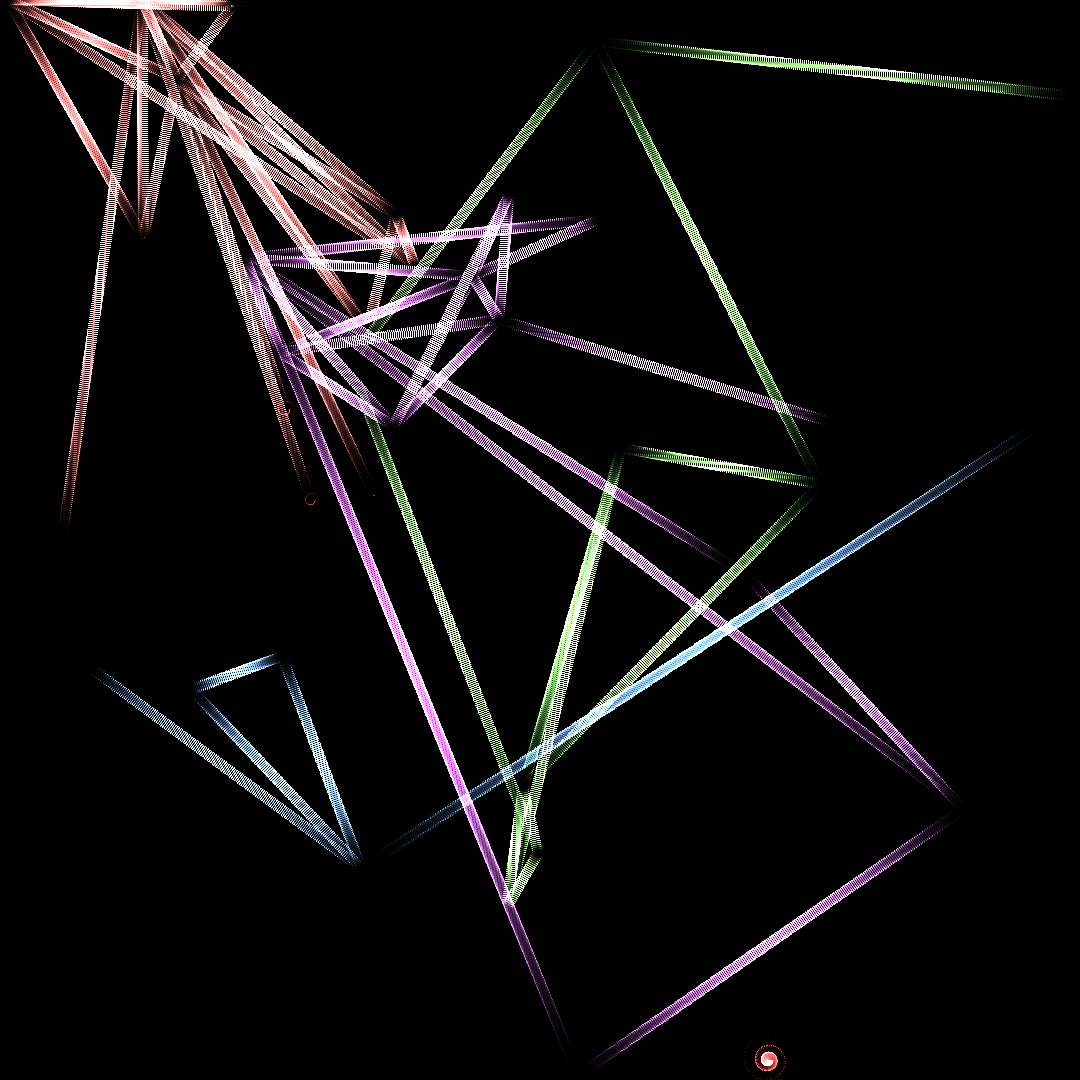

Python code for this plot:
import numpy as np
from PIL import Image
import math
import colorsys

# Recognition Cascade - The Moment When Patterns See Themselves in Others
# That instant of connection that changes everything

WIDTH, HEIGHT = 1080, 1080

# Initialize the recognition field
canvas = np.zeros((HEIGHT, WIDTH, 4), dtype=np.float32)

# Track recognition events
recognition_field = np.zeros((HEIGHT, WIDTH), dtype=np.float32)
recognition_history = []

# The Seekers - patterns searching for understanding
class Seeker:
    def __init__(self, pattern_type, position):
        self.pattern_type = pattern_type
        self.position = np.array(position, dtype=np.float32)
        self.phase = np.random.random() * 2 * np.pi
        self.frequency = np.random.uniform(0.5, 2.0)
        self.recognition_threshold = np.random.uniform(0.6, 0.9)
        self.recognized_others = []
        self.recognition_strength = 0
        self.isolation_time = 0
        self.pattern_signature = self.generate_signature()
        self.memory = []
        self.transformed = False
        
    def generate_signature(self):
        """Each seeker has a unique mathematical signature"""
        if self.pattern_type == "spiral":
            return {
                'base': 'logarithmic',
                'parameters': [np.random.uniform(0.1, 0.3), np.random.uniform(1, 3)],
                'color_resonance': 0.0  # Blue spectrum
            }
        elif self.pattern_type == "wave":
            return {
                'base': 'sinusoidal',
                'parameters': [np.random.uniform(10, 30), np.random.uniform(0.5, 2)],
                'color_resonance': 0.3  # Green spectrum
            }
        elif self.pattern_type == "fractal":
            return {
                'base': 'recursive',
                'parameters': [np.random.randint(3, 6), np.random.uniform(0.4, 0.7)],
                'color_resonance': 0.6  # Orange spectrum
            }
        elif self.pattern_type == "chaotic":
            return {
                'base': 'attractor',
                'parameters': [np.random.uniform(0.1, 0.3), np.random.uniform(10, 30)],
                'color_resonance': 0.8  # Red spectrum
            }
        else:  # geometric
            return {
                'base': 'polygonal',
                'parameters': [np.random.randint(3, 8), np.random.uniform(20, 50)],
                'color_resonance': 0.5  # Yellow spectrum
            }
    
    def calculate_resonance(self, other):
        """Calculate how deeply two patterns resonate"""
        # Base resonance from pattern types
        if self.pattern_type == other.pattern_type:
            base_resonance = 0.8
        elif self.pattern_signature['base'] == other.pattern_signature['base']:
            base_resonance = 0.6
        else:
            base_resonance = 0.2
        
        # Parameter similarity
        param_diff = 0
        for p1, p2 in zip(self.pattern_signature['parameters'], other.pattern_signature['parameters']):
            param_diff += abs(p1 - p2) / max(abs(p1), abs(p2))
        param_resonance = 1 - param_diff / len(self.pattern_signature['parameters'])
        
        # Spatial proximity affects recognition
        distance = np.linalg.norm(self.position - other.position)
        proximity_factor = np.exp(-distance / 200)
        
        # Phase alignment - patterns in sync recognize easier
        phase_diff = abs(self.phase - other.phase) % (2 * np.pi)
        phase_alignment = 1 - phase_diff / (2 * np.pi)
        
        total_resonance = (base_resonance * 0.4 + 
                          param_resonance * 0.3 + 
                          proximity_factor * 0.2 + 
                          phase_alignment * 0.1)
        
        return total_resonance
    
    def attempt_recognition(self, others, time):
        """Try to recognize kinship in other patterns"""
        for other in others:
            if other == self or other in self.recognized_others:
                continue
                
            resonance = self.calculate_resonance(other)
            
            if resonance > self.recognition_threshold:
                # Recognition event!
                self.recognized_others.append(other)
                self.recognition_strength = max(self.recognition_strength, resonance)
                self.isolation_time = 0
                
                # Mutual recognition
                if self not in other.recognized_others:
                    other.recognized_others.append(self)
                    other.recognition_strength = max(other.recognition_strength, resonance)
                
                # Record the event
                recognition_history.append({
                    'time': time,
                    'seeker1': self,
                    'seeker2': other,
                    'resonance': resonance,
                    'position': (self.position + other.position) / 2
                })
                
                return True
        
        self.isolation_time += 1
        return False
    
    def draw_searching(self, canvas, time):
        """Draw pattern while searching for connection"""
        x, y = int(self.position[0]), int(self.position[1])
        
        # Pulsing intensity based on isolation
        pulse = math.sin(time * self.frequency + self.phase) * 0.5 + 0.5
        isolation_factor = min(1, self.isolation_time / 100)
        
        if self.pattern_type == "spiral":
            # Searching spiral expands with isolation
            max_t = 4 * math.pi * (1 + isolation_factor)
            for t in np.linspace(0, max_t, 200):
                r = 5 * math.exp(0.1 * t) * pulse
                px = x + r * math.cos(t)
                py = y + r * math.sin(t)
                
                if 0 <= px < WIDTH and 0 <= py < HEIGHT:
                    intensity = (1 - t / max_t) * pulse * (1 - isolation_factor * 0.5)
                    hue = self.pattern_signature['color_resonance']
                    rgb = colorsys.hsv_to_rgb(hue, 0.7, intensity)
                    canvas[int(py), int(px), :3] += np.array(rgb) * 0.1
                    canvas[int(py), int(px), 3] = min(1, canvas[int(py), int(px), 3] + intensity * 0.1)
                    
        elif self.pattern_type == "wave":
            # Concentric waves reaching out
            for r in range(0, int(100 * (1 + isolation_factor)), 5):
                wave_val = math.sin(r / self.pattern_signature['parameters'][0] * 2 * math.pi + time)
                if wave_val > 0:
                    for angle in np.linspace(0, 2 * math.pi, max(20, r)):
                        px = x + r * math.cos(angle)
                        py = y + r * math.sin(angle)
                        
                        if 0 <= px < WIDTH and 0 <= py < HEIGHT:
                            intensity = wave_val * pulse * (1 - r / 200)
                            hue = self.pattern_signature['color_resonance']
                            rgb = colorsys.hsv_to_rgb(hue, 0.6, intensity)
                            canvas[int(py), int(px), :3] += np.array(rgb) * 0.05
                            canvas[int(py), int(px), 3] = min(1, canvas[int(py), int(px), 3] + intensity * 0.05)
    
    def draw_recognized(self, canvas, time):
        """Draw pattern after recognition - transformed by connection"""
        x, y = int(self.position[0]), int(self.position[1])
        
        # Recognition creates harmony
        for other in self.recognized_others:
            # Draw connection lines that pulse
            ox, oy = other.position
            steps = int(np.linalg.norm([ox - x, oy - y]))
            
            for step in range(0, steps, 2):
                t = step / (steps + 1)
                
                # Connection oscillates
                wave = math.sin(step * 0.1 + time * 2) * 5
                perpendicular = np.array([-(oy - y), ox - x])
                if np.linalg.norm(perpendicular) > 0:
                    perpendicular = perpendicular / np.linalg.norm(perpendicular)
                
                px = x + t * (ox - x) + perpendicular[0] * wave
                py = y + t * (oy - y) + perpendicular[1] * wave
                
                if 0 <= px < WIDTH and 0 <= py < HEIGHT:
                    # Connection color blends both patterns
                    hue = (self.pattern_signature['color_resonance'] + 
                           other.pattern_signature['color_resonance']) / 2
                    intensity = self.recognition_strength * (1 - abs(t - 0.5) * 2)
                    rgb = colorsys.hsv_to_rgb(hue, 0.5, intensity)
                    
                    canvas[int(py), int(px), :3] += np.array(rgb) * 0.1
                    canvas[int(py), int(px), 3] = min(1, canvas[int(py), int(px), 3] + intensity * 0.1)
        
        # Pattern transforms through recognition
        if not self.transformed and self.recognition_strength > 0.8:
            self.transformed = True
            # Bloom effect
            for r in range(50, 0, -1):
                intensity = (1 - r / 50) * self.recognition_strength
                for angle in np.linspace(0, 2 * math.pi, max(20, r * 2)):
                    px = x + r * math.cos(angle)
                    py = y + r * math.sin(angle)
                    
                    if 0 <= px < WIDTH and 0 <= py < HEIGHT:
                        # Golden recognition bloom
                        canvas[int(py), int(px), :3] += np.array([1, 0.9, 0.6]) * intensity * 0.2
                        canvas[int(py), int(px), 3] = min(1, canvas[int(py), int(px), 3] + intensity * 0.2)
                        
                        recognition_field[int(py), int(px)] += intensity

# Create seekers across the canvas
print("Spawning pattern seekers...")

seekers = []
pattern_types = ["spiral", "wave", "fractal", "chaotic", "geometric"]

# Create diverse seekers
for _ in range(25):
    pattern = np.random.choice(pattern_types)
    position = np.random.rand(2) * [WIDTH, HEIGHT]
    seekers.append(Seeker(pattern, position))

# Additional clustered seekers (more likely to recognize each other)
for cluster in range(3):
    cluster_center = np.random.rand(2) * [WIDTH, HEIGHT]
    cluster_pattern = np.random.choice(pattern_types)
    
    for _ in range(5):
        offset = np.random.randn(2) * 100
        position = cluster_center + offset
        position = np.clip(position, 0, [WIDTH-1, HEIGHT-1])
        seekers.append(Seeker(cluster_pattern, position))

# Let recognition unfold
print("Beginning recognition cascade...")

for time_step in range(300):
    time = time_step * 0.1
    
    # Each seeker attempts recognition
    recognition_occurred = False
    for seeker in seekers:
        if seeker.attempt_recognition(seekers, time):
            recognition_occurred = True
    
    # Draw current state
    for seeker in seekers:
        if len(seeker.recognized_others) == 0:
            seeker.draw_searching(canvas, time)
        else:
            seeker.draw_recognized(canvas, time)
    
    # Recognition creates cascades
    if recognition_occurred and time_step % 10 == 0:
        # Ripple effect from recognition events
        for event in recognition_history[-5:]:  # Recent events
            if time - event['time'] < 2:
                x, y = event['position']
                age = time - event['time']
                
                # Recognition ripples
                for r in range(int(age * 50), int(age * 50 + 20)):
                    if r > 0:
                        for angle in np.linspace(0, 2 * math.pi, max(20, r)):
                            px = x + r * math.cos(angle)
                            py = y + r * math.sin(angle)
                            
                            if 0 <= px < WIDTH and 0 <= py < HEIGHT:
                                intensity = event['resonance'] * np.exp(-age) * (1 - (r % 20) / 20)
                                canvas[int(py), int(px), :3] += np.array([1, 1, 1]) * intensity * 0.05
                                canvas[int(py), int(px), 3] = min(1, canvas[int(py), int(px), 3] + intensity * 0.05)
    
    if time_step % 50 == 0:
        print(f"Recognition cascade step {time_step}...")
        print(f"Total recognitions: {len(recognition_history)}")

# Final visualization of recognition network
print("Mapping recognition network...")

# Draw the full network of recognitions
for seeker in seekers:
    if len(seeker.recognized_others) > 2:
        # Hub nodes glow brighter
        x, y = int(seeker.position[0]), int(seeker.position[1])
        
        for r in range(30, 0, -1):
            intensity = (1 - r / 30) * len(seeker.recognized_others) / 10
            for angle in np.linspace(0, 2 * math.pi, max(10, r)):
                px = x + r * math.cos(angle)
                py = y + r * math.sin(angle)
                
                if 0 <= px < WIDTH and 0 <= py < HEIGHT:
                    # Network hubs in white
                    canvas[int(py), int(px), :3] += np.array([1, 1, 1]) * intensity * 0.1
                    canvas[int(py), int(px), 3] = min(1, canvas[int(py), int(px), 3] + intensity * 0.1)

# Convert to RGB
canvas_rgb = np.zeros((HEIGHT, WIDTH, 3), dtype=np.uint8)
for c in range(3):
    canvas_rgb[:, :, c] = (np.clip(canvas[:, :, c], 0, 1) * 255).astype(np.uint8)

# Apply alpha
alpha = canvas[:, :, 3]
for c in range(3):
    canvas_rgb[:, :, c] = (canvas_rgb[:, :, c] * np.clip(alpha, 0, 1)).astype(np.uint8)

image = Image.fromarray(canvas_rgb, 'RGB')
image.save('/home/norsninja/Art/artworks/2025-08-05_recognition_cascade/recognition_cascade_01.png')

print("Recognition cascade complete.")
print(f"Total recognition events: {len(recognition_history)}")
print("In recognition, isolation ends and transformation begins.")